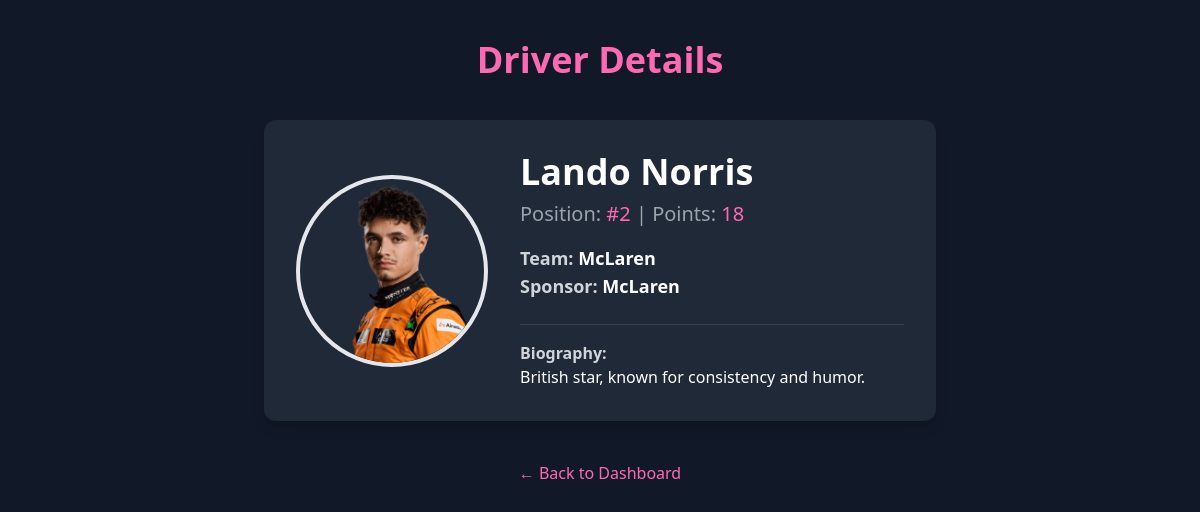
Page /driver_details.php?id=3 (signed in) on the earlier database version.
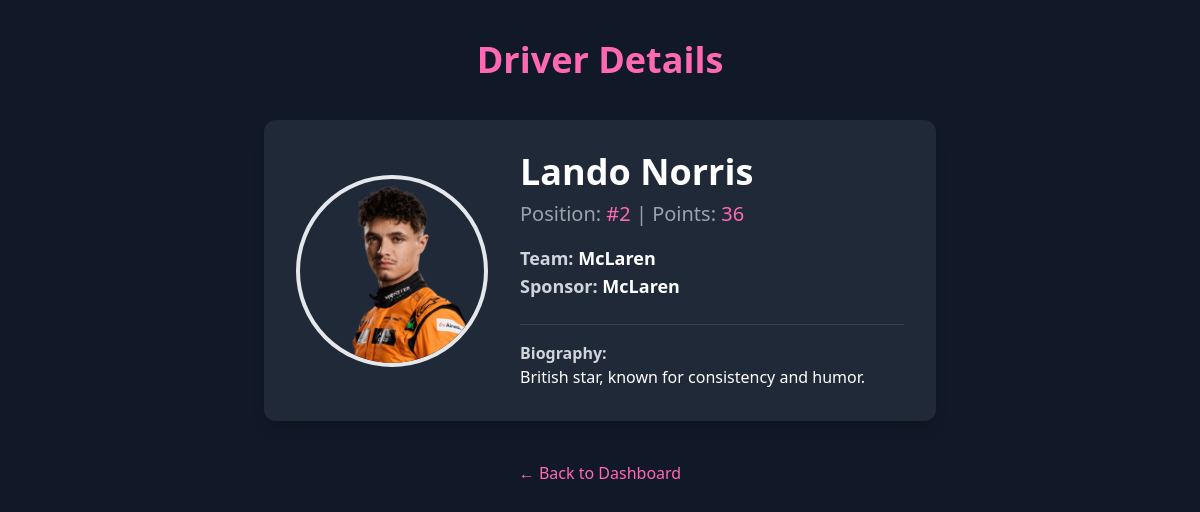
Same page on the later database version.
### tables this page shows
CREATE TABLE `drivers` (
  `id` int(11) NOT NULL,
  `fullname` varchar(255) NOT NULL,
  `team_name` varchar(100) NOT NULL,
  `sponsor_name` varchar(100) DEFAULT NULL,
  `standing_position` int(11) DEFAULT NULL,
  `points` int(11) DEFAULT 0,
  `biography` text DEFAULT NULL,
  `image_path` varchar(255) DEFAULT NULL
);

### conn.php (called while the page is built, shortened)
<?php
function get_driver_by_id($conn, $id) {
    $stmt = $conn->prepare("SELECT * FROM drivers WHERE id = ?");
    $stmt->bind_param("i", $id);
    $stmt->execute();
    $result = $stmt->get_result();
    $driver = $result->fetch_assoc();
    return $driver;
}
?>

### driver_details.php (the view, shortened to what this page needs)
<?php
include("conn.php");
$driver_id = $_GET['id'] ?? null;
$driver = null;
if ($driver_id) {
    $driver = get_driver_by_id($conn, $driver_id);
}
?>
<!DOCTYPE html>
<html lang="en">
<head>
    <script src="https://cdn.tailwindcss.com"></script>
</head>
<body class="bg-gray-900 text-white font-sans min-h-screen p-10">
    <header class="text-center mb-10">
        <h1 class="text-4xl font-bold text-hotpink">Driver Details</h1>
    </header>
    <?php if ($driver): ?>
        <div class="max-w-2xl mx-auto bg-gray-800 p-8 rounded-xl shadow-lg flex flex-col md:flex-row gap-8 items-center">
            <div class="md:w-1/3">
                <img src="<?php echo htmlspecialchars($driver['image_path']); ?>" alt="<?php echo htmlspecialchars($driver['fullname']); ?>" class="w-48 h-48 object-cover rounded-full border-4 border-hotpink mx-auto">
            </div>
            <div class="md:w-2/3 text-center md:text-left">
                <h2 class="text-4xl font-extrabold mb-2"><?php echo htmlspecialchars($driver['fullname']); ?></h2>
                <p class="text-xl text-gray-400 mb-4">Position: <span class="text-hotpink">#<?php echo htmlspecialchars($driver['standing_position']); ?></span> | Points: <span class="text-hotpink"><?php echo htmlspecialchars($driver['points']); ?></span></p>
                <p class="text-lg font-semibold mt-4"><strong class="text-gray-300">Team:</strong> <span class="text-white"><?php echo htmlspecialchars($driver['team_name']); ?></span></p>
                <p class="text-lg font-semibold"><strong class="text-gray-300">Sponsor:</strong> <span class="text-white"><?php echo htmlspecialchars($driver['sponsor_name'] ?? 'N/A'); ?></span></p>
                <p class="text-md mt-6 border-t border-gray-700 pt-4">
                    <strong class="text-gray-300">Biography:</strong> <br>
                    <?php echo nl2br(htmlspecialchars($driver['biography'] ?? 'No biography available.')); ?>
                </p>
            </div>
        </div>
    <?php else: ?>
        <p class="text-center text-red-400 text-xl">Driver not found.</p>
    <?php endif; ?>
    <div class="text-center mt-10">
        <a href="dashboard.php" class="text-hotpink hover:text-white transition duration-300">← Back to Dashboard</a>
    </div>
</body>
</html>

Differences in the rows shown:
changed drivers "Lando Norris": points "18" → "36"
